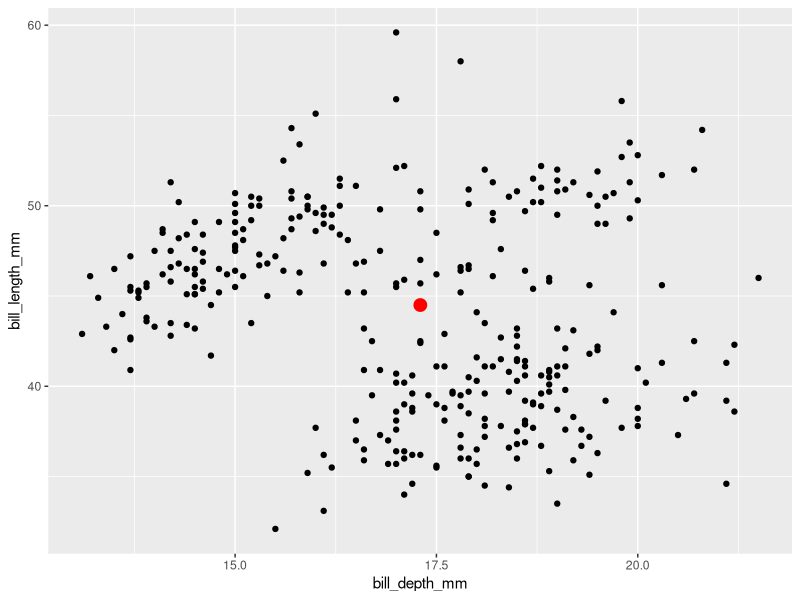
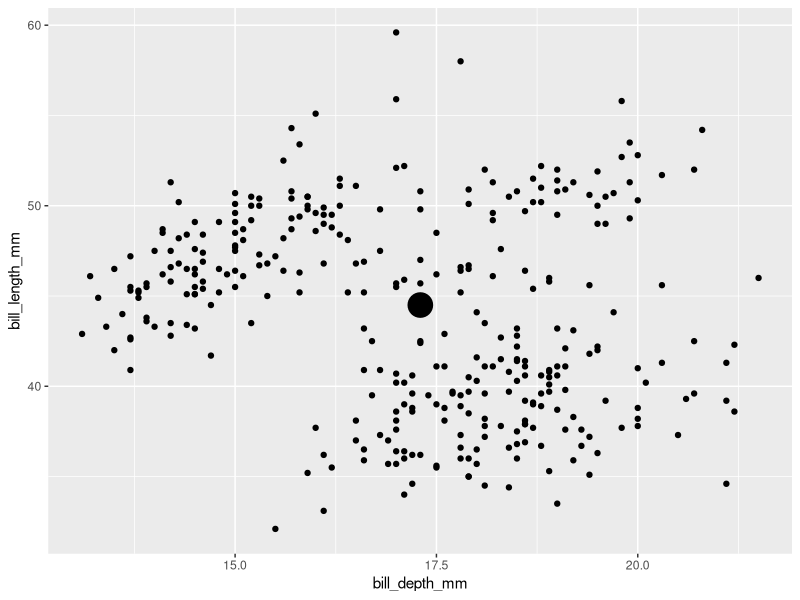
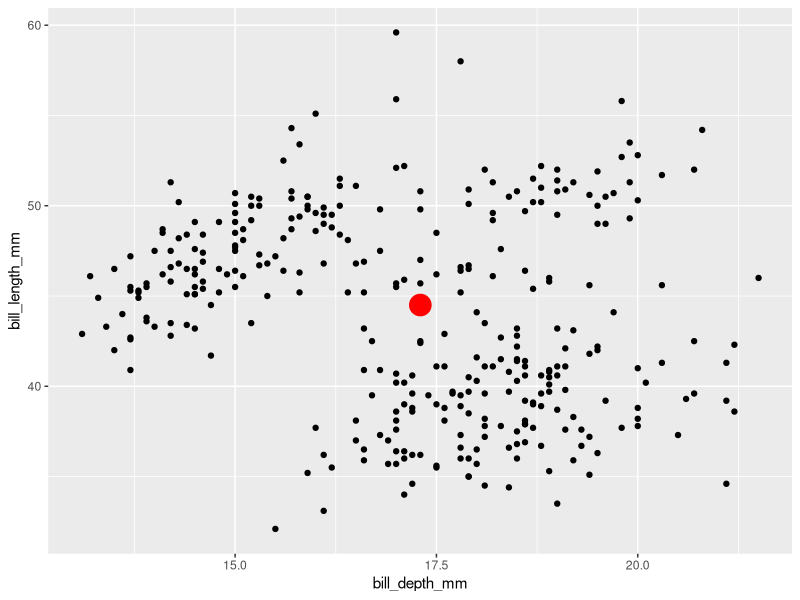
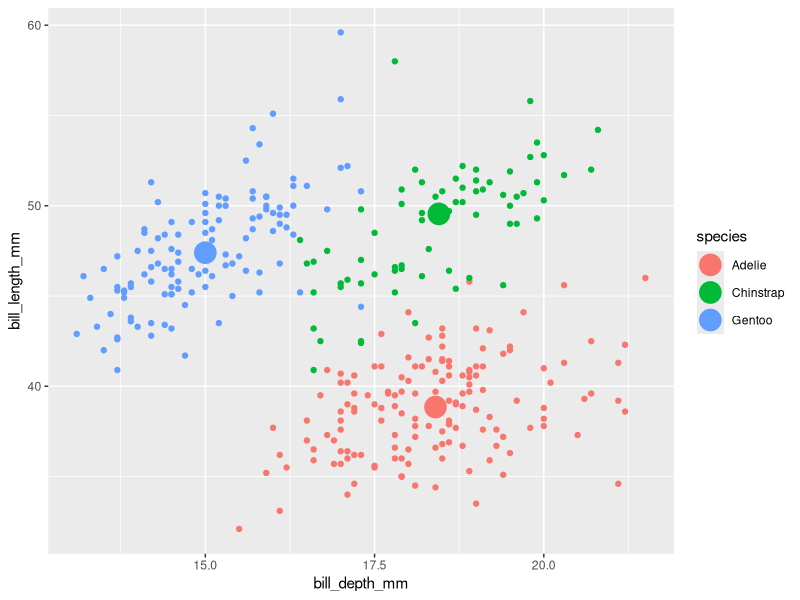
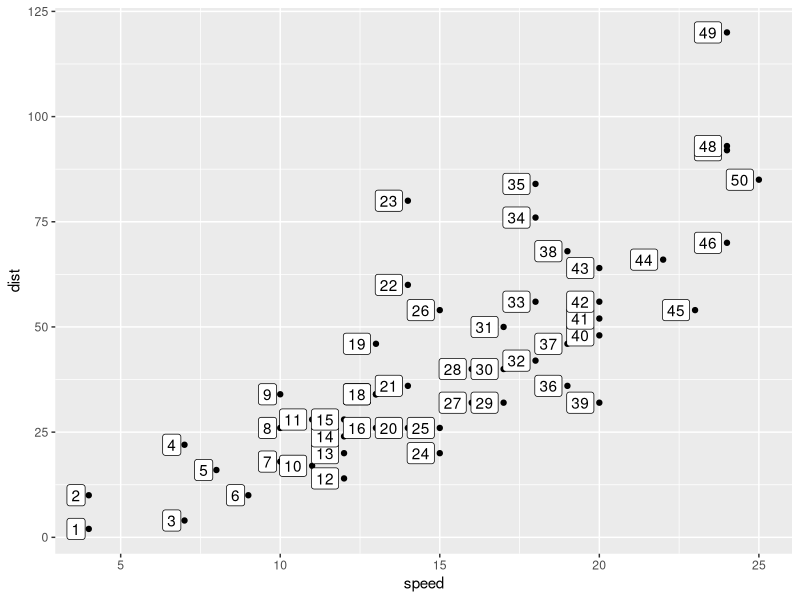
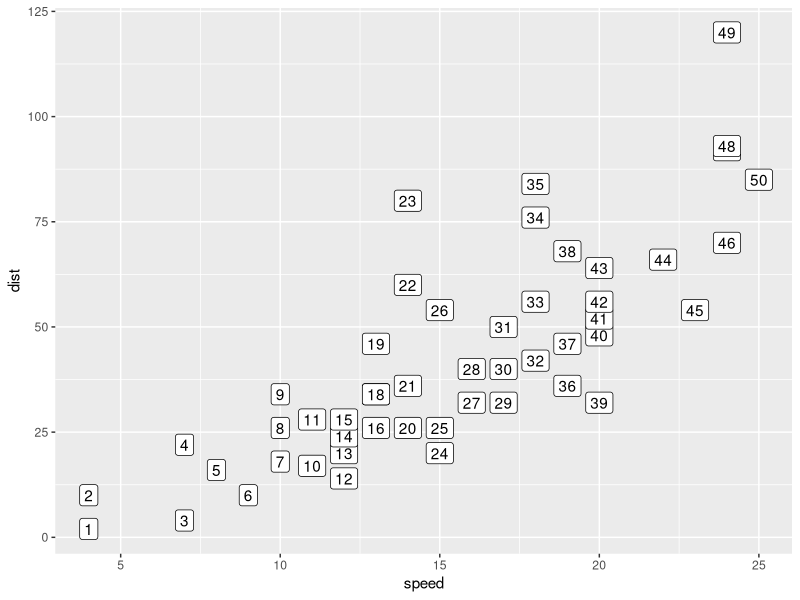
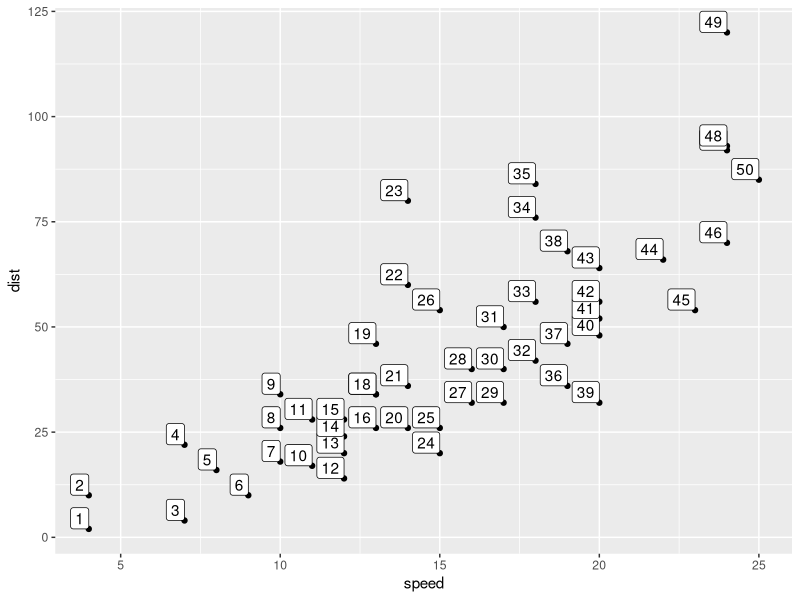
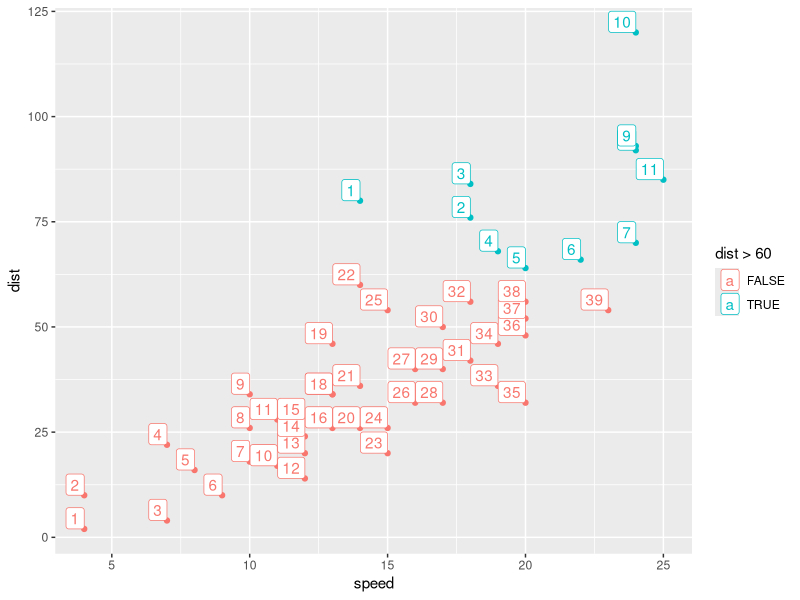

Source code (R) for these figures, in order:
## ---- chunk 1
knitr::opts_chunk$set(echo = TRUE, message = F, warning = F)
## ---- chunk 2
library(tidyverse)
library(palmerpenguins)
penguins <- remove_missing(penguins)


penguins_medians <- penguins %>% 
  summarize(bill_length_mm_median = median(bill_length_mm),
            bill_depth_mm_median = median(bill_depth_mm))

penguins %>% 
  ggplot() + 
  aes(x = bill_depth_mm) + 
  aes(y = bill_length_mm) + 
  geom_point() + 
  geom_point(data = penguins_medians,
    color = "red", size = 4,
             aes(x = bill_depth_mm_median,
                 y = bill_length_mm_median))
## ---- chunk 3
# Step 1.a
compute_group_xy_medians <- function(data, scales){ #  scales is used internally in ggplot2
  data %>% 
    summarize(x = median(x),
            y = median(y))
}
## ---- chunk 4
penguins |>
  select(x = bill_depth_mm,       # ggplot2 will work with 'aes' column names
         y = bill_length_mm) |>  # therefore select is required to used the compute function
  compute_group_xy_medians()
## ---- chunk 5
StatXymedians <- ggplot2::ggproto(`_class` = "StatXymedians",
                                  `_inherit` = ggplot2::Stat,
                                  required_aes = c("x", "y"),
                                  compute_group = compute_group_xy_medians)
## ---- chunk 6
penguins %>% 
  ggplot() + 
  aes(x = bill_depth_mm) + 
  aes(y = bill_length_mm) + 
  geom_point() + 
  layer(
    # define a geometry
    geom = GeomPoint, 
    # pass in your newly defined stat
    stat = StatXymedians,
    # the position argument has no default
    # we will use identity throughout these exercises
    position = "identity", 
    # params is where you pass a number of arguments
    # here we will set size to show off our new layer
    params = list(size = 8) 
    )
## ---- chunk 7
geom_point_xy_medians <- function(
  mapping = NULL, # global aesthetics will be used if NULL
  data = NULL, # global data will be used if NULL
  position = "identity", 
  na.rm = FALSE, 
  show.legend = NA,
  inherit.aes = TRUE, 
  ...   # many other arguments can be used specific to 
        # the Geom thats used in layer and to computation definition
  ) {
  
  ggplot2::layer(
    stat = StatXymedians, 
    geom = ggplot2::GeomPoint, 
    data = data, 
    mapping = mapping,
    position = position, 
    show.legend = show.legend, 
    inherit.aes = inherit.aes,
    params = list(na.rm = na.rm, ...)
  )
  
}
## ---- chunk 8
penguins |>
  ggplot() +
  aes(x = bill_depth_mm, y = bill_length_mm)+
  geom_point()+
  geom_point_xy_medians(color = "red", size = 7)
## ---- chunk 9
penguins |>
  ggplot()+
  aes(x = bill_depth_mm, 
      y = bill_length_mm, 
      color = species)+
  geom_point()+
  geom_point_xy_medians(size = 7)
## ---- chunk 10
# step 0: use base ggplot2

# step 1: write your compute_group function (and test)

# step 2: write ggproto with compute_group as an input

# step 3: write your geom_*() function with ggproto as an input

# step 4: enjoy!


## ---- chunk 11
cars |> 
  mutate(id_number = 1:n()) |> 
  ggplot() + 
  aes(x = speed, y = dist) + 
  geom_point() + 
  geom_label(aes(label = id_number), 
             hjust = 1.2)
## ---- chunk 12
# you won't use the scales argument, but ggplot will later
compute_group_row_number <- function(data, scales){
  
  data |> 
    # add an additional column called label
    # the geom we inherit from requires the label aesthetic
    mutate(label = 1:n())
  
}
## ---- chunk 13
cars |> 
  # input must have required aesthetic inputs as columns
  select(x = speed, y = dist) |> 
  compute_group_row_number() |> 
  head()
## ---- chunk 14
StatRownumber <- ggplot2::ggproto(`_class` = "StatRownumber",
                                  `_inherit` = ggplot2::Stat,
                                  required_aes = c("x", "y"),
                                  compute_group = compute_group_row_number)
## ---- chunk 15
cars |> 
  mutate(id_number = 1:n()) |> 
  ggplot() + 
  aes(x = speed, y = dist) + 
  geom_point() +
  layer(geom = "label", 
        stat = StatRownumber, 
        position = "identity")
## ---- chunk 16
geom_label_row_number <- function(mapping = NULL, data = NULL,
                           position = "identity", na.rm = FALSE,
                           show.legend = NA,
                           inherit.aes = TRUE, ...) {
  ggplot2::layer(
    stat = StatRownumber, # proto object from Step 2
    geom = ggplot2::GeomLabel, # inherit other behavior
    data = data, 
    mapping = mapping,
    position = position, 
    show.legend = show.legend, 
    inherit.aes = inherit.aes,
    params = list(na.rm = na.rm, ...)
  )
}
## ---- chunk 17
cars |> 
  ggplot() + 
  aes(x = speed, y = dist) + 
  geom_point() + 
  geom_label_row_number(hjust = 1,
                        vjust = 0) # function in action
## ---- chunk 18
last_plot() + 
  aes(color = dist > 60) # Computation is within group
## ---- chunk 19
paste0("(", 1, ", ", 3.5, ")")
## ---- chunk 20
# step 0: use base ggplot2

# step 1: write your compute_group function (and test)

# step 2: write ggproto with compute_group as an input

# step 3: write your geom_*() function with ggproto as an input

# step 4: enjoy!


## ---- chunk 21
model <- lm(formula = bill_length_mm ~ bill_depth_mm, 
            data = penguins) 

penguins_w_fitted <- penguins |> 
  mutate(fitted = model$fitted.values)


penguins |> 
  ggplot() + 
  aes(x = bill_depth_mm, y = bill_length_mm) +
  geom_point() + 
  geom_smooth(method = "lm", se = F) + 
  geom_point(data = penguins_w_fitted,
             aes(y = fitted),
             color = "blue")
## ---- chunk 22
compute_group_lm_fitted <- function(data, scales){
  model<-lm(formula= y ~ x, data = data)
  data |> 
    mutate(y = model$fitted.values)
}
## ---- chunk 23
penguins |>
  # select to explicitly state the x and y inputs
  select(x = bill_depth_mm, y = bill_length_mm)|>
  compute_group_lm_fitted()
## ---- chunk 24
StatLmFitted <-ggplot2::ggproto(`_class` = "StatLmFitted",
                               `_inherit` = ggplot2::Stat,
                               required_aes = c("x", "y"),
                               compute_group = compute_group_lm_fitted)
## ---- chunk 25
penguins |> 
  ggplot() + 
  aes(x = bill_depth_mm, y = bill_length_mm) +
  geom_point() + 
  layer(geom = GeomPoint,
        stat = StatLmFitted,
        position = "identity")


## ---- chunk 26
geom_point_lm_fitted <- function(mapping = NULL, data = NULL,
                           position = "identity", na.rm = FALSE,
                           show.legend = NA,
                           inherit.aes = TRUE, ...) {
  ggplot2::layer(
    stat = StatLmFitted, # proto object from step 2
    geom = ggplot2::GeomPoint, # inherit other behavior
    data = data, 
    mapping = mapping,
    position = position, 
    show.legend = show.legend, 
    inherit.aes = inherit.aes,
    params = list(na.rm = na.rm, ...)
  )
}
## ---- chunk 27
penguins |> 
  ggplot() + 
  aes(x = bill_depth_mm, y = bill_length_mm) +
  geom_point() + 
  geom_smooth(method="lm", se= F)+
  geom_point_lm_fitted(color="blue")
## ---- chunk 28
penguins |> 
  ggplot() + 
  aes(x = bill_depth_mm, y = bill_length_mm) +
  geom_point() + 
  geom_smooth(method="lm", se= F) +
  geom_point_lm_fitted() + 
  facet_wrap(facets = vars(species))
## ---- chunk 29
# step 0: use base ggplot2
model <- lm(formula = bill_length_mm ~ bill_depth_mm, 
            data = penguins) 

penguins_w_fitted <- penguins |> 
  mutate(fitted = model$fitted.values)

penguins |> 
  ggplot() + 
  aes(x = bill_depth_mm, y = bill_length_mm) +
  geom_point() + 
  geom_smooth(method = "lm", se = F) + 
  geom_segment(data = penguins_w_fitted,
             aes(yend = fitted, xend = bill_depth_mm),
             color = "blue")

# step 1: write your compute_group function (and test)

# step 2: write ggproto with compute_group as an input

# step 3: write your geom_*() function with ggproto as an input

# step 4: enjoy!


